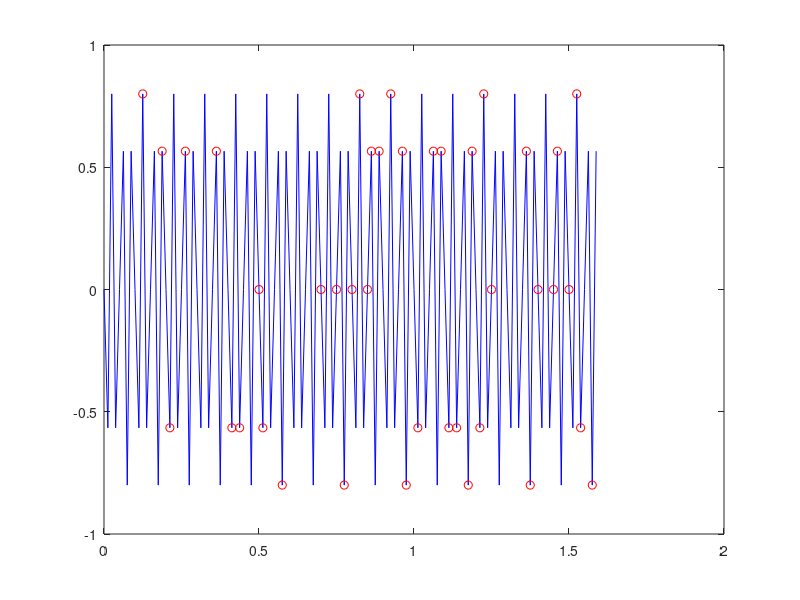

MATLAB code to generate this figure: (Note: this script raises an error after producing the figure.)
clc; clear; close all;

%%
% Simulate high-frequency sparse signal
fs = 80;                   % Sampling rate
n = 128;
t = (0:n-1)' / fs;         % Time vector

% Frequencies beyond fs/2 = 40 Hz
freqs = [40, 50];          % > Nyquist frequency
x = sin(2*pi*freqs(1)*t) + 0.8*sin(2*pi*freqs(2)*t);

% Make it length n, then take DFT
x_freq = fft(x)/n;
x_freq(abs(x_freq) < 1e-2) = 0;   % Keep only strong components
x_time = real(ifft(x_freq * n)); % Clean time-domain signal

% Sample m < n random time points
m = 40;
sample_idx = sort(randperm(n, m));
A = eye(n); 
A = A(sample_idx,:);
y = A * x_time;

figure; 
plot(t, x_time, 'b'); 
hold on;
plot(t(sample_idx), y, 'ro');
ylim([-1,1]);

%% Measurement matrix in frequency domain
F = dftmtx(n)/sqrt(n);
Phi = A * F';

%% Compressed sensing reconstruction
cvx_begin
    variable x_hat(n) complex
    minimize(norm(x_hat,1))
    subject to
        Phi * x_hat == y;
cvx_end

x_rec = real(F' * x_hat);

%% Direct recovery
x_direct = real(Phi' * ((Phi * Phi') \ y));

%% Plot
figure;
subplot(3,1,1);
plot(t, x_time, 'b-','LineWidth',2); hold on;
plot(t(sample_idx), x_time(sample_idx), 'ro','MarkerSize',10);
ylim([-1,1]);
title('Sampling of High Frequency Signal');

subplot(3,1,2);
plot(t, x_time, 'b-','LineWidth',2); hold on;
plot(t, x_rec, 'r-','LineWidth',1);
ylim([-1,1]);
title('Reconstruction via CS');

subplot(3,1,3);
plot(t, x_time, 'b-','LineWidth',2); hold on;
plot(t, x_direct, 'r-','LineWidth',1);
ylim([-1,1]);
title('Reconstruction via normal equation');
